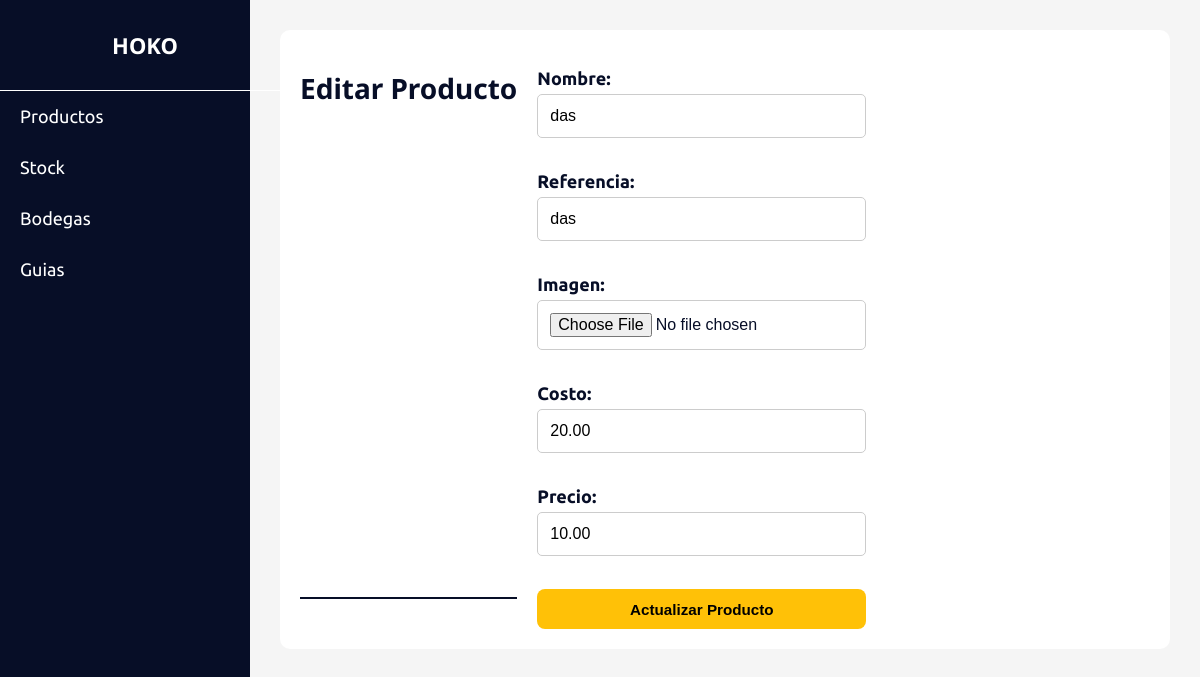
Before: /productos/2/editar/ with the older database file.
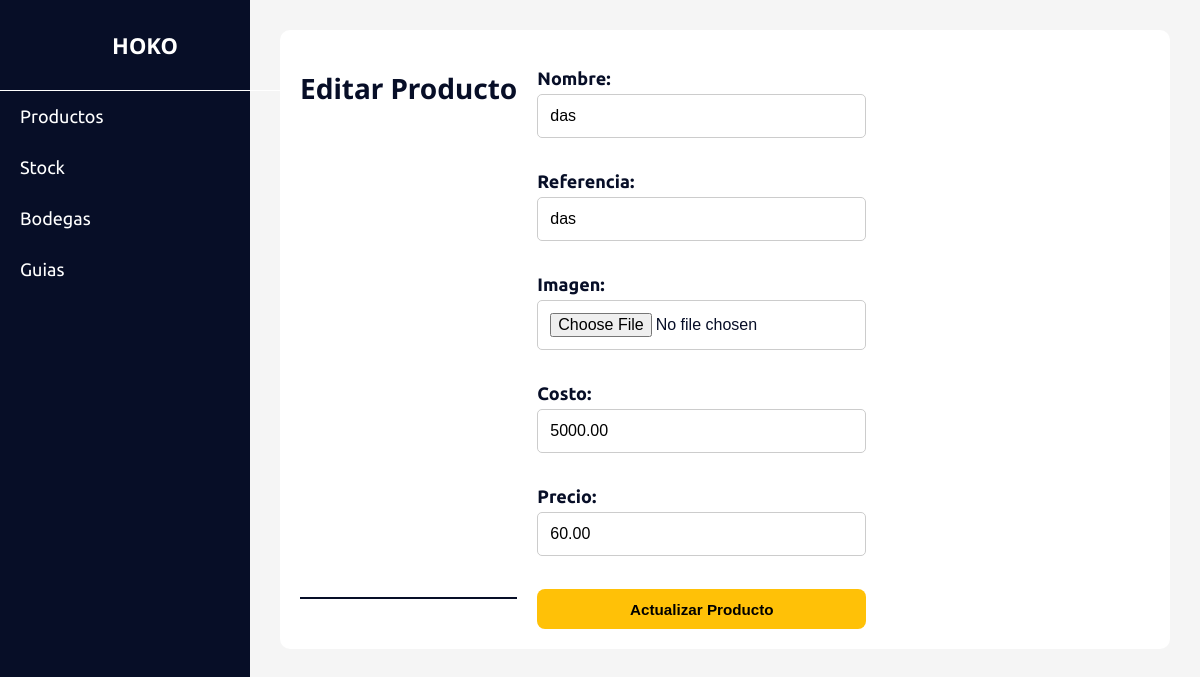
After: the same page with the newer database file.
### envios/models.py (models this page shows, shortened)
class Producto(models.Model):
    nombre = models.CharField(max_length=100)
    referencia = models.CharField(max_length=50, blank=True, null=True)
    imagen = models.ImageField(upload_to='productos/', blank=True, null=True)
    costo = models.DecimalField(max_digits=10, decimal_places=2, default=Decimal('0.00'))
    precio = models.DecimalField(max_digits=10, decimal_places=2, default=Decimal('0.00'))

### envios/views.py (the view)
# urls.py: path('productos/<int:id>/editar/', views.editar_producto, name='editar_producto'),
def editar_producto(request, id):
    producto = get_object_or_404(Producto, id=id)
    if request.method == 'POST':
        form = ProductoForm(request.POST, request.FILES, instance=producto)
        if form.is_valid():
            form.save()
            return redirect('listar_productos')
    else:
        form = ProductoForm(instance=producto)
    return render(request, 'productos/editar_producto.html', {'form': form})

### envios/forms.py
class ProductoForm(forms.ModelForm):
    class Meta:
        model = Producto
        fields = '__all__'
        widgets = {
            'nombre': forms.TextInput(attrs={'class': 'form-control'}),
            'referencia': forms.TextInput(attrs={'class': 'form-control'}),
            'imagen': forms.FileInput(attrs={'class': 'form-control'}),
            'costo': forms.NumberInput(attrs={'class': 'form-control'}),
            'precio': forms.NumberInput(attrs={'class': 'form-control'}),
        }

### templates/productos/editar_producto.html (shortened to what this page needs)
{% extends 'base.html' %}
{% block content %}
<div class="form-container">
  <h1>Editar Producto</h1>
  <form method="post" enctype="multipart/form-data">
    {{ form.as_p }}
    <button type="submit" class="btn editar">Actualizar Producto</button>
  </form>
</div>
{% endblock %}

Changed rows visible on the page:
changed Producto "das": costo "20.00" → "5000.00"; precio "10.00" → "60.00"
